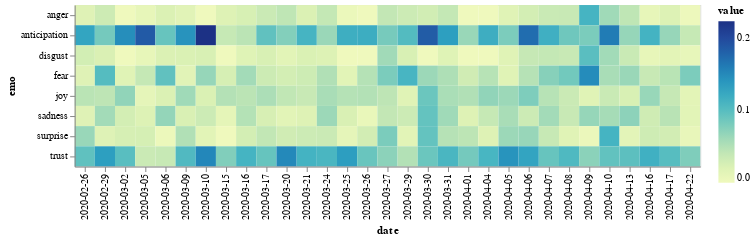

Write notebook code for a chart like this one.
### Code cell
alt.Chart(fauci_feels_by_date).mark_rect().encode(
    x='date:O',
    y='emo:N',
    color='value:Q'
)

### Figure 1 — Vega-Lite specification as saved in the notebook (floating-point values rounded to 4 significant figures; data arrays with more than 128 entries replaced by an {"elided": "..."} marker saying what was removed)
{"config": {"view": {"continuousWidth": 400, "continuousHeight": 300}}, "data": {"name": "data-78f9387c6d7eda842594e689060f2373"}, "mark": "rect", "encoding": {"color": {"type": "quantitative", "field": "value"}, "x": {"type": "ordinal", "field": "date"}, "y": {"type": "nominal", "field": "emo"}}, "$schema": "https://vega.github.io/schema/vega-lite/v4.0.2.json", "datasets": {"data-78f9387c6d7eda842594e689060f2373": {"elided": "248 records"}}}
